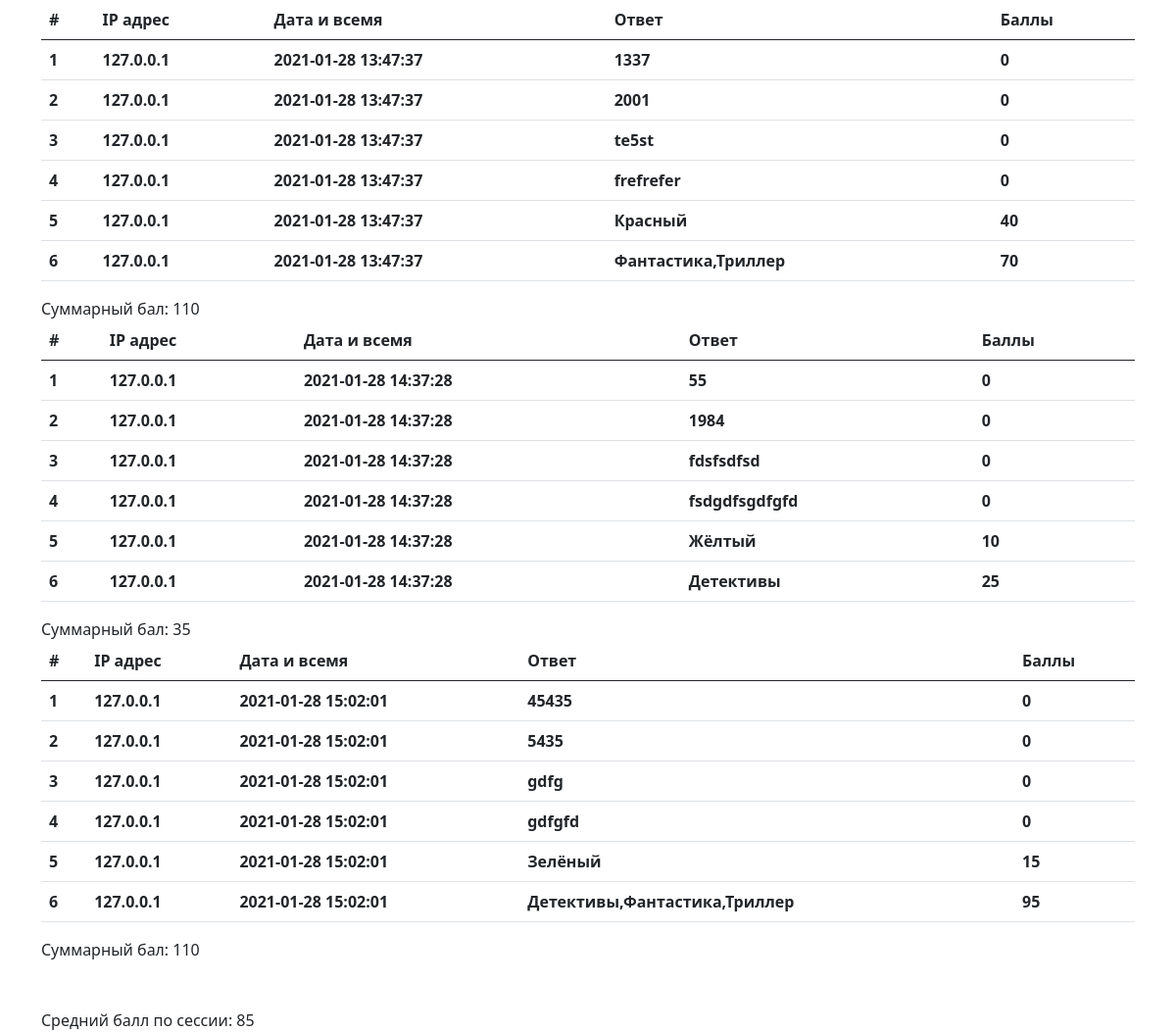
The app's page /protocol.php?id=1 with its own data.
### tables this page shows
CREATE TABLE `answers` (
  `id` int NOT NULL,
  `ip` varchar(16) NOT NULL,
  `datetime` datetime NOT NULL,
  `session_id` int NOT NULL,
  `question_id` int NOT NULL,
  `answer` text NOT NULL,
  `points` int NOT NULL DEFAULT '0'
);

### protocol.php (the view, shortened to what this page needs)
<?php
require_once "connect.php";
if (isset($_GET['id'])) {
    $sessionId = $_GET['id'];
    $answersGet = $db->prepare("SELECT * FROM answers WHERE session_id = '$sessionId';");
    $answersGet->execute();
    $arr = $answersGet->fetchAll();
    $questios = $db->prepare("SELECT * FROM answers WHERE session_id = '$sessionId'  ORDER BY ip;");
    $questios->execute();
    $stats = $questios->fetchAll();
    $SessionQuestios = $db->prepare("SELECT count(session_id) AS question_count FROM questions WHERE session_id = '$sessionId' GROUP BY session_id ORDER BY session_id;");
    $SessionQuestios->execute();
    $questiosCount = $SessionQuestios->fetchAll();
    $questiosCount = $questiosCount[0]['question_count'];
    $answerCount = count($stats);
}
?>
<!doctype html>
<html lang="en">
<head>
  <link href="https://cdn.jsdelivr.net/npm/bootstrap@5.0.0-beta1/dist/css/bootstrap.min.css" rel="stylesheet"
>
</head>
<body>
<div class="container">
    <?php
    if (isset($_GET['id'])) {
        if ($arr != array()) {
            $m = 0;
            $allsum = 0;
            while ($m < $answerCount) {
                $k = 0;
                $sum = 0;
                echo '<table class="table">
                        <thead>
                        <tr>
                          <th scope="col">#</th>
                          <th scope="col">IP адрес</th>
                          <th scope="col">Дата и всемя</th>
                          <th scope="col">Ответ</th>
                          <th scope="col">Баллы</th>
                        </tr>
                        </thead>
                        <tbody>';
                for ($j = $m; $j < $questiosCount + $m; $j++) {
                    $k++;
                    $ip = $arr[$j]['ip'];
                    $datetime = $arr[$j]['datetime'];
                    $answer = $arr[$j]['answer'];
                    $points = $arr[$j]['points'];
                    $sum += $points;
                    echo "<tr>
                            <th><span>$k</span></th>
                            <th><span>$ip</span></th>
                            <th><span>$datetime</span></th>
                            <th><span>$answer</span></th>
                            <th><span>$points</span></th>
                          </tr>";
                }
                echo '  </tbody>
                      </table>';
                echo "<span>Суммарный бал: $sum</span>  ";
                $m += $questiosCount;
                $allsum += $sum;
            }
            $average = $allsum / ($m / $questiosCount);
            echo "<span class='d-block mt-5'>Средний балл по сессии: $average</span>";
        } else {
            echo '<span><b>Error 404</b></span><br><span>Протокол не найден</span>';
        }
    } else {
        echo '<span><b>Error 404</b></span><br><span>Протокол не найден</span>';
    }
    ?>
</div>
</body>
</html>

### records on screen
answers: ip "127.0.0.1", datetime "2021-01-28 13:47:37", answer "1337", points "0"
answers: ip "127.0.0.1", datetime "2021-01-28 13:47:37", answer "2001", points "0"
answers: ip "127.0.0.1", datetime "2021-01-28 13:47:37", answer "te5st", points "0"
answers: ip "127.0.0.1", datetime "2021-01-28 13:47:37", answer "frefrefer", points "0"
answers: ip "127.0.0.1", datetime "2021-01-28 13:47:37", answer "Красный", points "40"
answers: ip "127.0.0.1", datetime "2021-01-28 13:47:37", answer "Фантастика,Триллер", points "70"
answers: ip "127.0.0.1", datetime "2021-01-28 14:37:28", answer "55", points "0"
answers: ip "127.0.0.1", datetime "2021-01-28 14:37:28", answer "1984", points "0"
answers: ip "127.0.0.1", datetime "2021-01-28 14:37:28", answer "fdsfsdfsd", points "0"
answers: ip "127.0.0.1", datetime "2021-01-28 14:37:28", answer "fsdgdfsgdfgfd", points "0"
answers: ip "127.0.0.1", datetime "2021-01-28 14:37:28", answer "Жёлтый", points "10"
answers: ip "127.0.0.1", datetime "2021-01-28 14:37:28", answer "Детективы", points "25"
answers: ip "127.0.0.1", datetime "2021-01-28 15:02:01", answer "45435", points "0"
answers: ip "127.0.0.1", datetime "2021-01-28 15:02:01", answer "5435", points "0"
answers: ip "127.0.0.1", datetime "2021-01-28 15:02:01", answer "gdfg", points "0"
answers: ip "127.0.0.1", datetime "2021-01-28 15:02:01", answer "gdfgfd", points "0"
answers: ip "127.0.0.1", datetime "2021-01-28 15:02:01", answer "Зелёный", points "15"
answers: ip "127.0.0.1", datetime "2021-01-28 15:02:01", answer "Детективы,Фантастика,Триллер", points "95"

### other values on screen
$sum "110"
$sum "35"
$average "85"
